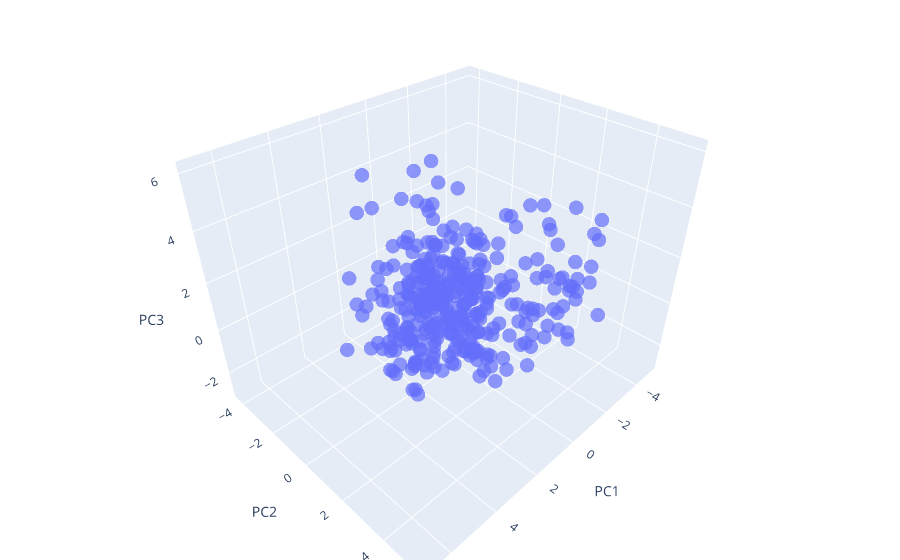

The notebook cell saved with this chart:
### Code cell
import plotly.graph_objects as go

fig = px.scatter_3d(proj_pca_df, x='PC1', y='PC2', z='PC3', opacity=0.7, hover_name='track_name', size_max=3)
# fig['layout'].update(width=800, height=800, autosize=False)
fig.for_each_trace(lambda t: t.update({"marker":{"size":5}}))
# tight layout
fig.update_layout(margin=dict(l=0, r=0, b=0, t=0))
fig.show()

### Figure 1 — Plotly figure (JSON) as saved in the notebook; plotly's stock layout.template omitted (floating-point values rounded to 4 significant figures; data arrays with more than 128 entries replaced by an {"elided": "..."} marker saying what was removed)
{"data": [{"hovertemplate": "<b>%{hovertext}</b><br><br>PC1=%{x}<br>PC2=%{y}<br>PC3=%{z}<extra></extra>", "hovertext": {"elided": "356 str values"}, "legendgroup": "", "marker": {"color": "#636efa", "opacity": 0.7, "size": 5, "symbol": "circle"}, "mode": "markers", "name": "", "scene": "scene", "showlegend": false, "type": "scatter3d", "x": {"elided": "356 float values"}, "y": {"elided": "356 float values"}, "z": {"elided": "356 float values"}}], "layout": {"legend": {"tracegroupgap": 0}, "margin": {"b": 0, "l": 0, "r": 0, "t": 0}, "scene": {"domain": {"x": [0, 1], "y": [0, 1]}, "xaxis": {"title": {"text": "PC1"}}, "yaxis": {"title": {"text": "PC2"}}, "zaxis": {"title": {"text": "PC3"}}}}}
